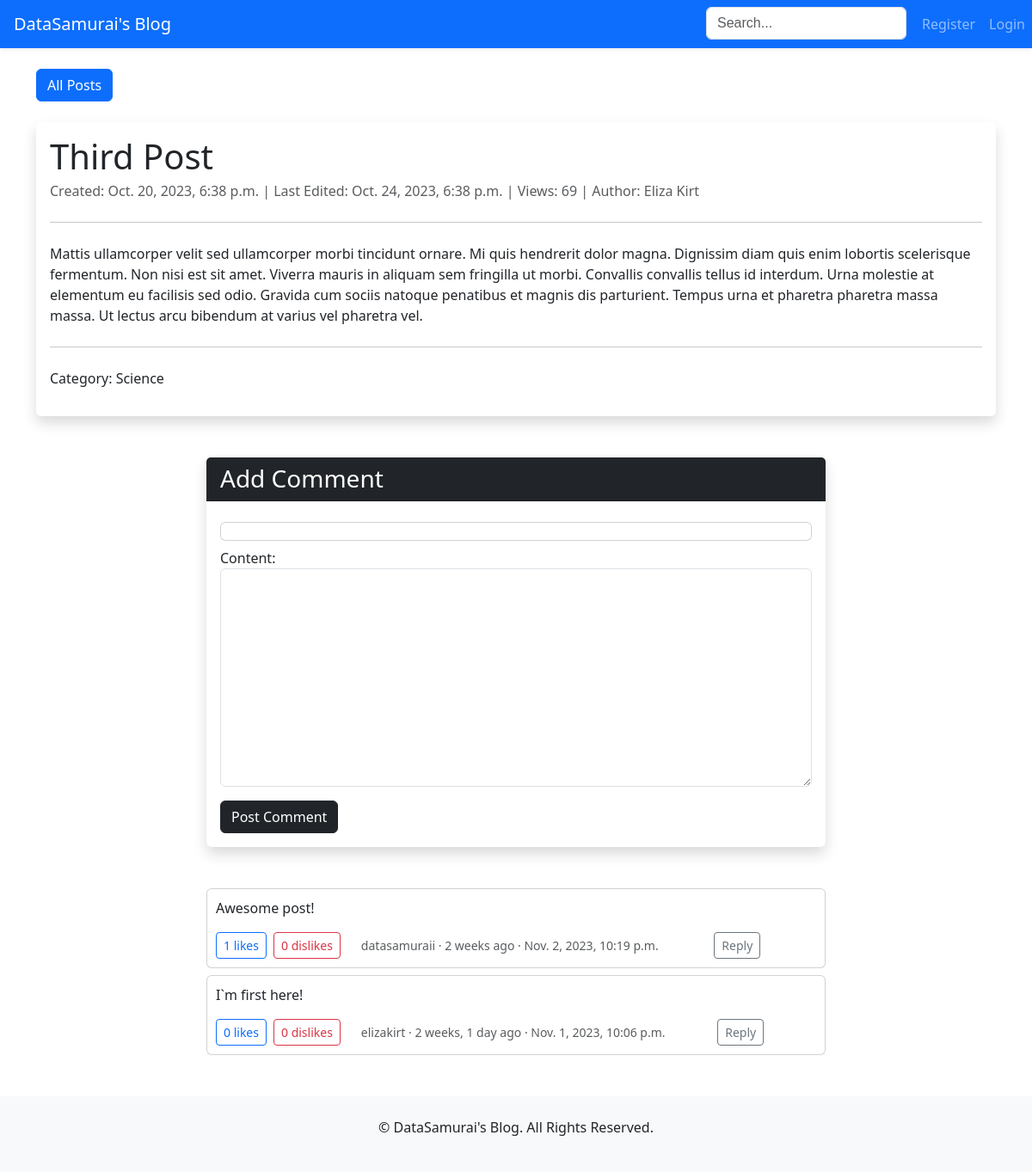
The page /blog/post/5/ on the database its author committed.
### posts/models.py (models this page shows, shortened)
class Post(models.Model):
    title = models.CharField(max_length=50, unique=True)
    content = RichTextField()
    category = models.ForeignKey('Category', on_delete=models.SET_NULL, null=True)
    date_published = models.DateTimeField(auto_now_add=True)
    date_edited = models.DateTimeField(auto_now=True)
    views = models.PositiveIntegerField(default=0)
    author = models.ForeignKey(settings.AUTH_USER_MODEL, on_delete=models.SET_NULL, null=True)
    is_published = models.BooleanField(default=False)
    def __str__(self):
        return self.title
    def save(self, *args, **kwargs):
        self.content = bleach.clean(
            self.content,
            tags=settings.ALLOWED_TAGS,
            attributes=settings.ALLOWED_ATTRIBUTES,
            protocols=settings.ALLOWED_PROTOCOLS,
            strip=settings.STRIP,
            strip_comments=settings.STRIP_COMMENTS,
        )
        super().save(*args, **kwargs)
    class Meta:
        ordering = ['-date_published']

class Category(models.Model):
    title = models.CharField(max_length=30)
    description = models.TextField()
    class Meta:
        ordering = ['title']
        verbose_name_plural = 'Categories'

class Comment(models.Model):
    content = models.CharField(max_length=500)
    author = models.ForeignKey(settings.AUTH_USER_MODEL, on_delete=models.SET_NULL, null=True)
    post = models.ForeignKey('Post', on_delete=models.CASCADE)
    timestamp = models.DateTimeField(auto_now_add=True)
    is_deleted = models.BooleanField(default=False)
    parent_comment = models.ForeignKey('self', on_delete=models.CASCADE, null=True, default=None)
    @property
    def likes_count(self):
        return self.reactions.filter(reaction_type='like').count()
    @property
    def dislikes_count(self):
        return self.reactions.filter(reaction_type='dislike').count()
    class Meta:
        ordering = ['timestamp']

### users/models.py (models this page shows, shortened)
class CustomUser(AbstractUser):
    is_banned = models.BooleanField(default=False)
    bio = models.CharField(max_length=200, blank=True, null=True, default=None)
    social_media = models.JSONField(default=dict, blank=True)
    profile_picture = models.ImageField(upload_to='profile_pictures/', blank=True, null=True)
    def __str__(self):
        return self.username
    class Meta:
        ordering = ['id']

### posts/views.py (the view)
# urls.py: path('post/<int:post_id>/', views.PostDetailView.as_view(), name='post_detail'),
class PostDetailView(DetailView):
    model = Post
    template_name = 'posts/post_detail.html'
    context_object_name = 'post'
    def get_object(self, queryset=None):
        post_id = self.kwargs.get('post_id')
        return get_object_or_404(Post, pk=post_id)
    def get_context_data(self, **kwargs):
        context = super().get_context_data(**kwargs)
        context['comments'] = self.object.comment_set.filter(parent_comment__isnull=True).order_by(
            '-timestamp').prefetch_related('comment_set')
        context['form'] = CommentForm()
        return context
    def get(self, request, *args, **kwargs):
        response = super().get(request, *args, **kwargs)
        self.handle_views_counter()
        return response
    def handle_views_counter(self):
        ip = self.request.META.get('REMOTE_ADDR')
        time_threshold = timezone.now() - timedelta(hours=24)
        recent_views = ViewedPost.objects.filter(
            post=self.object, ip_address=ip, timestamp__gte=time_threshold
        )
        session_key = f'viewed_post_{self.object.id}'
        if not self.request.session.get(session_key) and not recent_views.exists():
            self.object.views += 1
            self.object.save(update_fields=['views'])
            self.request.session[session_key] = True
            self.request.session.set_expiry(86400)  # 24 hours in seconds
            ViewedPost.objects.create(post=self.object, ip_address=ip)
            logger.info(f'Created new ViewedPost for IP {ip}, post {self.object, self.object.pk}')

### posts/forms.py
class CommentForm(forms.ModelForm):
    parent_comment = forms.ModelChoiceField(
        queryset=Comment.objects.all(),
        required=False,
        widget=forms.HiddenInput()
    )
    class Meta:
        model = Comment
        fields = ['content', 'parent_comment']
        widgets = {
            'content': forms.Textarea(attrs={'class': 'form-control'}),
        }

### templates/posts/post_detail.html (shortened to what this page needs)
{% extends 'base.html' %}
{% block page_content %}
    <div class="d-flex justify-content-between align-items-center mt-4">
        <a href="{% url 'post_list' %}" class="btn btn-primary">All Posts</a>
    </div>
    <div class="card border-0 shadow my-4">
        <div class="card-body">
            <h1 class="card-title">{{ post.title }}</h1>
            <p class="card-subtitle mb-2 text-muted">
                Created: {{ post.date_published }} |
                Last Edited: {{ post.date_edited }} |
                Views: {{ post.views }} |
                Author: {{ post.author.first_name }} {{ post.author.last_name }}
            </p>
            <hr class="my-4"/>
            <div class="card-text mb-4">
                {{ post.content|safe }}
            </div>
            <hr class="my-4"/>
            <p>Category: {{ post.category.title }}</p>
        </div>
    </div>
    {% include 'posts/comment_list.html' %}
{% endblock %}

### templates/posts/comment_detail.html (shortened to what this page needs)
<div>
    <div class="card mt-2" style="margin-left: {{ depth|default:'0' }}px;">
        <div class="card-body comment-container {% if comment.is_deleted %}deleted-comment{% endif %}">
            <p>{{ comment.content }}</p>
            <div class="d-flex align-items-center">
                <form action="{% url 'comment_reaction' comment.id %}" method="post" style="display: inline;">
                    <button type="submit" class="btn btn-sm btn-outline-primary me-2">
                         {{ comment.likes_count }} likes
                    </button>
                </form>
                <form action="{% url 'comment_reaction' comment.id %}" method="post" style="display: inline;">
                    <button type="submit" class="btn btn-sm btn-outline-danger me-4">
                         {{ comment.dislikes_count }} dislikes
                    </button>
                </form>
                <small class="text-muted">{{ comment.author }} · {{ comment.timestamp|timesince }} ago
                    · {{ comment.timestamp }}</small>
                <button type="button" onclick="setReplyTo('{{ comment.id }}', '{{ comment.content|escapejs }}');"
                        class="btn btn-sm btn-outline-secondary m-auto">Reply
                </button>
            </div>
        </div>
    </div>
</div>

### templates/posts/comment_list.html (style rules this page uses)
.comment-container { position: relative; padding: 10px; }

### rows shown on the page
Post: title "Third Post", date_published "Oct. 20, 2023, 6:38 p.m.", date_edited "Oct. 24, 2023, 6:38 p.m.", views "69", author.first_name "Eliza", author.last_name "Kirt", content "Mattis ullamcorper velit sed ullamcorper morbi tincidunt ornare. Mi quis hendrerit dolor magna. Dignissim diam quis enim lobortis scelerisque fermentum. Non nisi est sit amet. Viverra mauris in aliquam sem fringilla ut morbi. Convallis convallis tellus id interdum. Urna molestie at elementum eu facilisis sed odio. Gravida cum sociis natoque penatibus et magnis dis parturient. Tempus urna et pharetra pharetra massa massa. Ut lectus arcu bibendum at varius vel pharetra vel.", category "Science"
Comment: content "Awesome post!", likes_count "1", dislikes_count "0", author "datasamuraii", timestamp "2 weeks", timestamp "Nov. 2, 2023, 10:19 p.m."
Comment: content "I`m first here!", likes_count "0", dislikes_count "0", author "elizakirt", timestamp "2 weeks, 1 day", timestamp "Nov. 1, 2023, 10:06 p.m."
